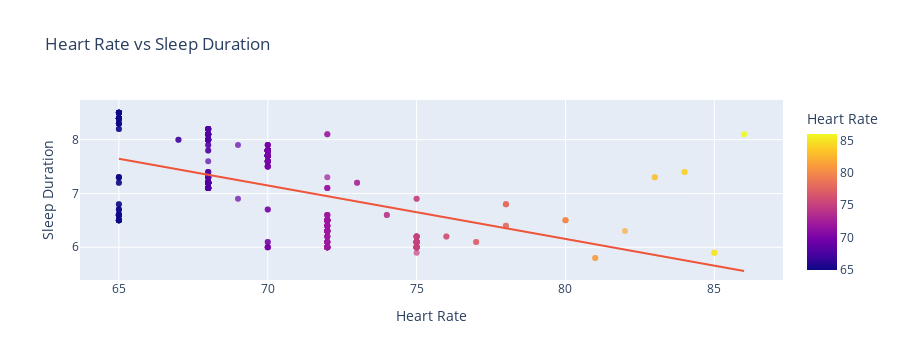

Notebook code cell kept with this figure:
### Markdown cell above
### Heart Rate vs Sleep Duration

### Code cell
fig = px.scatter(df, x="Heart Rate", y="Sleep Duration", trendline="ols", opacity=0.7, title="Heart Rate vs Sleep Duration", color="Heart Rate")
fig.show()

### Figure 1 — Plotly figure (JSON) as saved in the notebook; plotly's stock layout.template omitted (floating-point values rounded to 4 significant figures; data arrays with more than 128 entries replaced by an {"elided": "..."} marker saying what was removed)
{"data": [{"hovertemplate": "Heart Rate=%{marker.color}<br>Sleep Duration=%{y}<extra></extra>", "legendgroup": "", "marker": {"color": {"elided": "374 int values"}, "coloraxis": "coloraxis", "opacity": 0.7, "symbol": "circle"}, "mode": "markers", "name": "", "orientation": "v", "showlegend": false, "type": "scatter", "x": {"elided": "374 int values"}, "xaxis": "x", "y": {"elided": "374 float values"}, "yaxis": "y"}, {"hovertemplate": "<b>OLS trendline</b><br>Sleep Duration = -0.09936 * Heart Rate + 14.1038<br>R<sup>2</sup>=0.266726<br><br>Heart Rate=%{x}<br>Sleep Duration=%{y} <b>(trend)</b><extra></extra>", "legendgroup": "", "marker": {"symbol": "circle"}, "mode": "lines", "name": "", "showlegend": false, "type": "scatter", "x": {"elided": "374 int values"}, "xaxis": "x", "y": {"elided": "374 float values"}, "yaxis": "y"}], "layout": {"coloraxis": {"colorbar": {"title": {"text": "Heart Rate"}}, "colorscale": [[0, "#0d0887"], [0.1111, "#46039f"], [0.2222, "#7201a8"], [0.3333, "#9c179e"], [0.4444, "#bd3786"], [0.5556, "#d8576b"], [0.6667, "#ed7953"], [0.7778, "#fb9f3a"], [0.8889, "#fdca26"], [1, "#f0f921"]]}, "height": 360, "legend": {"tracegroupgap": 0}, "title": {"text": "Heart Rate vs Sleep Duration"}, "xaxis": {"anchor": "y", "autorange": true, "domain": [0, 1], "range": [63.64, 87.36], "title": {"text": "Heart Rate"}, "type": "linear"}, "yaxis": {"anchor": "x", "autorange": true, "domain": [0, 1], "range": [5.392, 8.737], "title": {"text": "Sleep Duration"}, "type": "linear"}}}
